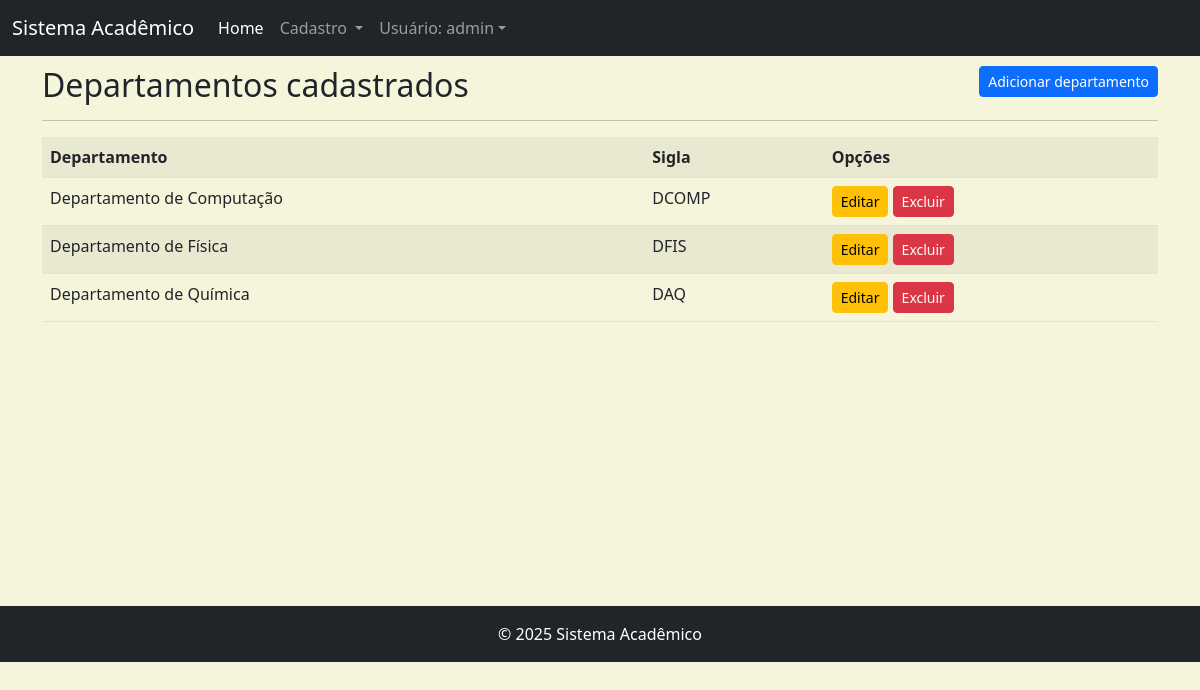
/listar/departamento/ (signed in), run on the app's committed database.
### cadastros/models.py (models this page shows, shortened)
class Departamento(models.Model):
    nome = models.CharField(max_length=50)
    sigla = models.CharField(max_length=5)

### cadastros/views.py (the view)
class DepartamentoList(LoginRequiredMixin, ListView):
    model = Departamento
    template_name = 'cadastros/lista/departamento.html'
    login_url = reverse_lazy('login')

### cadastros/templates/cadastros/lista/departamento.html (shortened to what this page needs)
{% extends 'paginas/base.html' %}
{% load static %}
{% block conteudo %}
<h2>Departamentos cadastrados
    <a href="{% url 'cadastrar-departamento' %}"
    class="btn btn-primary btn-sm float-end">
        Adicionar departamento
    </a>
</h2>
<hr>
<div class="table-responsive">
    <table class="table table-striped">
        <tr>
            <th>Departamento</th>
            <th>Sigla</th>
            <th>Opções</th>
        </tr>
        {% for departamento in object_list %}
        <tr>
            <td>{{ departamento.nome }}</td>
            <td>{{ departamento.sigla }}</td>
            <td>
                <a href="{% url 'editar-departamento' departamento.pk %}"
                class="btn btn-warning btn-sm" title="Editar">
                    Editar
                </a>
                <a href="{% url 'excluir-departamento' departamento.pk %}"
                class="btn btn-danger btn-sm" title="Excluir">Excluir</a>
            </td>
        </tr>
        {% empty %}
        <tr>
            <td colspan="3">
                Nenhum campo registro.
            </td>
        </tr>
        {% endfor %}
    </table>
</div>
{% endblock %}

### paginas/templates/paginas/base.html (shortened to what this page needs)
{% load static %}
<!DOCTYPE html>
<html lang="pt-br">
<head>
    <link rel="stylesheet" href="https://cdn.jsdelivr.net/npm/bootstrap@5.2.3/dist/css/bootstrap.min.css">
    <link rel="stylesheet" href="{% static 'css/style.css' %}">
</head>
<body>
    <nav class="navbar navbar-expand-lg navbar-dark bg-dark">
        <div class="container-fluid">
            <a class="navbar-brand" href="#">Sistema Acadêmico</a>
            <div class="collapse navbar-collapse" id="navbarNav">
                <ul class="navbar-nav">
                    <li class="nav-item">
                        <a class="nav-link active" aria-current="page" href="{% url 'inicio' %}">Home</a>
                    </li>
                    {% if request.user.is_authenticated %}
                    <li class="nav-item dropdown" id="dropdownCadastro">
                        <a class="nav-link dropdown-toggle" role="button"
                        data-bs-toggle="dropdown" aria-expanded="false" href="#">
                            Cadastro
                        </a>
                    </li>
                    {% endif %}
                    {% if request.user.is_authenticated %}
                    <li class="nav-item dropdown" id="dropdownLogin">
                        <a class="nav-link dropdown-toggle" role="button" data-bs-toggle="dropdown" aria-expanded="false" href="#">Usuário: {{ user }}</a>
                    </li>
                    {% endif %}
                </ul>
            </div>
        </div>
    </nav>
    <div class="container">
        {% block conteudo %}{% endblock %}
    </div>
    <footer class="footer mt-auto py-3 bg-dark">
        <div class="rodape">
            {% block rodape %}
            <span class="text-bg-dark">© 2025 Sistema Acadêmico</span>
            {% endblock %}
        </div>
    </footer>
</body>
</html>

### static/css/style.css (style rules this page uses)
body { background-color: beige; }
.container { min-height: 550px; padding-top: 10px; }
.rodape { text-align: center; }

### data on the page
Departamento: nome "Departamento de Computação", sigla "DCOMP"
Departamento: nome "Departamento de Física", sigla "DFIS"
Departamento: nome "Departamento de Química", sigla "DAQ"

### other printed values
{{ user }} "admin"
